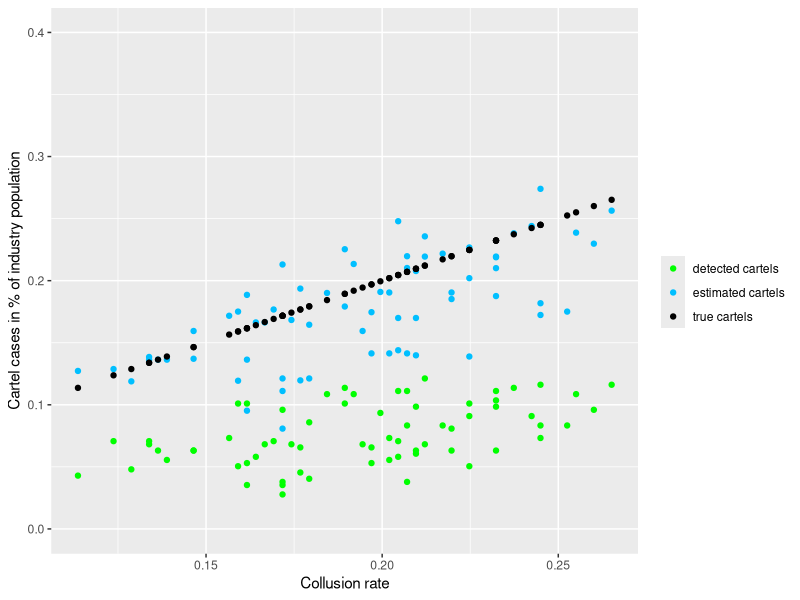
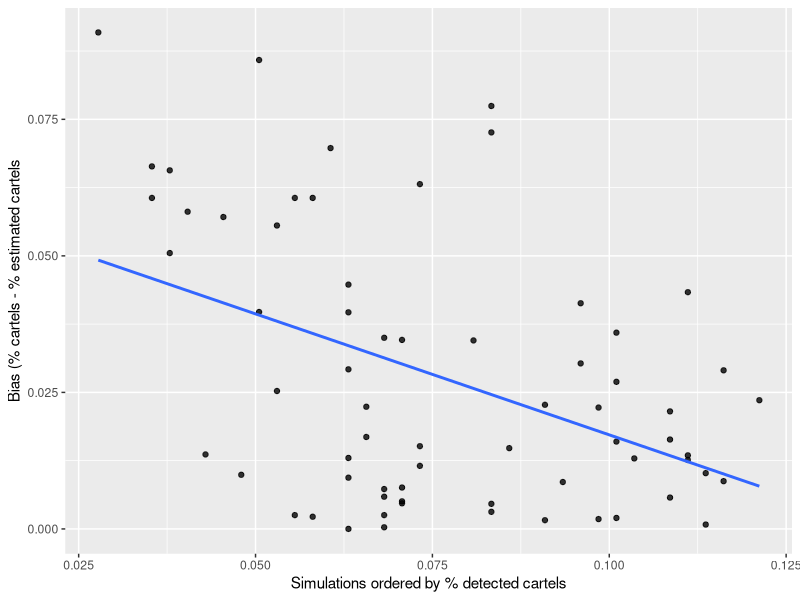

Source code (R) for these figures, in order:
## ---- chunk 1
knitr::opts_chunk$set(echo = TRUE, warning = FALSE, tidy=TRUE, tidy.opts = list(width.cutoff=80))
## ---- chunk 2
rm(list = ls())
## ---- chunk 3
library(psych)
library(dplyr)
library(ggplot2)
library(kableExtra)
## ---- chunk 4
# Set random seed
#op <- options(digits.secs = 6)
#sim_seed <- as.numeric(Sys.time())
#set.seed(sim_seed)

# Seed used for graphs and tables to get reproducible code
sim_seed <- 1673465635 # seed for enforcement 
set.seed(sim_seed)
## ---- chunk 5
n <- 99 # number of industries
periods_in <- 4
share_no_z_in <- 0.5 # share of time periods without policy shock
nf <- 2:10 # number of firms in industry
n_firms_in <- rep(nf, n/length(nf))
sigma1_in <- seq(0.1, 0.4, 0.1)
sigma2_in <- seq(0.3, 0.7, 0.1)
sigma_re_in <- seq(0.4, 0.9, 0.1)
n_sim <- length(periods_in) * length(share_no_z_in) * length(sigma1_in) * length(sigma2_in) * length(sigma_re_in)
input <- tibble(
  input_id = 1:n_sim,
  seed = sim_seed,
  periods = rep(periods_in, each=n_sim/length(periods_in)),
  share_no_z = rep(share_no_z_in, times=length(periods_in), each=n_sim/(length(periods_in)*length(share_no_z_in))),
  sigma1 = rep(sigma1_in, times=length(periods_in)*length(share_no_z_in), each=n_sim/(length(periods_in)*length(share_no_z_in)*length(sigma1_in))),
  sigma2 = rep(sigma2_in, times=length(periods_in)*length(share_no_z_in)*length(sigma1_in), each=n_sim/(length(periods_in)*length(share_no_z_in)*length(sigma1_in)*length(sigma2_in))),
  sigma_re = rep(sigma_re_in, times=length(periods_in)*length(share_no_z_in)*length(sigma1_in)*length(sigma2_in), each=n_sim/(length(periods_in)*length(share_no_z_in)*length(sigma1_in)*length(sigma2_in)*length(sigma_re_in))),
)
## ---- chunk 6
# delete if not sigma1 < sigma2 < sigma_re
input <- filter(input, (sigma1 < sigma2) & (sigma2 < sigma_re))
output <- input %>%
  mutate(D = 0,
         C = 0,
         ARE = 0,
         LARE = 0,
         E_D1D2Z = 0,
         E_D1D2 = 0,
         C_hat1 = 0,
         C_hat = 0,
         compliers = 0)
## ---- chunk 7
build_panel <- function(ip, n) {
  ind_id <- 1:n
  t_in <- 1:ip$periods
  periods_no_z <- round(ip$periods * ip$share_no_z, 0)
  periods_z <- ip$periods - periods_no_z
  Z_in <- c(rep(0, periods_no_z), rep(1, periods_z))
  c_value_in <- runif(n) 
  d_value_in = runif(n*ip$periods)
  
  df <- tibble(
    input_id = ip$input_id,
    t = rep(t_in, each=n),
    ind_id = rep(ind_id, length(t_in)),
    n_firms = rep(n_firms_in, length(t_in)),
    Z = rep(Z_in, each=n),
    prob_c = 1/n_firms,
    prob_c_rep = 1/(2*n_firms),
    c_value = rep(c_value_in, length(t_in)),
    prob_d = ifelse(Z==0, ip$sigma1, ip$sigma2),
    prob_d_rep = ip$sigma_re,
    d_value = d_value_in,
    C = ifelse(t==1, as.numeric(c_value <= prob_c), 0),
    D1 = 0,
    D2 = C * ifelse(t==1, as.numeric(d_value <= prob_d), 0)
  )
  df <- arrange(df, ind_id, t)
}
simulate_detection <- function(df) {
  for (j in 1:length(df$t)){
    if (df$t[j] > 1) {
      df$D1[j] <- ifelse(df$D2[j-1]==1, 1, 0)  # 1 for detected yesterday. 
      df$C[j] <- ifelse(df$D1[j]==1, as.numeric(df$c_value[j] <= df$prob_c_rep[j]), as.numeric(df$c_value[j] <= df$prob_c[j])) 
      df$D2[j] <- df$C[j] * ifelse(df$D1[j]==1, as.numeric(df$d_value[j] <= df$prob_d_rep[j]), as.numeric(df$d_value[j] <= df$prob_d[j])) 
    }
  }
  return(df)
}
add_complier <- function(df) {
df <- df %>%
    group_by(ind_id) %>%
  mutate(complier1 = as.numeric((lead(D2==1) & (Z==0)))) %>%
  mutate(complier1 = ifelse(is.na(complier1), 0, complier1)) %>%
  mutate(complier2 = as.numeric(lead(complier1==1))) %>%
  mutate(complier2 = ifelse(is.na(complier2), 0, complier2)) %>%
  mutate(complier3 = ifelse((complier1 + complier2) > 0,1,0)) %>%
  mutate(complier = max(complier3)) %>%
  mutate(D1D2 = D1*D2)
}

## ---- chunk 8
estimate_output <- function(df, ip) {
  df_comp = df[df$complier==1,]
  op <- ip %>%
    mutate(D = mean(df$D2),
           C = mean(df$C),
           ARE = mean(df$D2 - df$D1D2),
           LARE = mean(df_comp$D2 - df_comp$D1D2),
           E_D1D2Z = mean(df$D1D2Z),
           E_D1D2 = mean(df$D1D2),
           C_hat1 = ARE/LARE,
           C_hat = ifelse(D>C_hat1, D, C_hat1),
           compliers = mean(df$complier))
  op
}
## ---- chunk 9
for (i in 1:length(input$seed)) {
   ip <- input[i,]
  pd <- build_panel(ip, n)
  pd <- simulate_detection(pd)
  pd <- add_complier(pd)
  op <- estimate_output(pd, ip)
  output[i,] <- op
}
## ---- chunk 10
output <- output %>% 
  replace(is.na(.), 0) %>%
  mutate(bias = abs(C-C_hat)) %>%
  arrange(C, D)
## ---- chunk 11
ggplot(output, aes(x=C, y=C_hat)) +
  geom_point(aes(x=C, y=output$C_hat, colour="estimated cartels"), alpha=1, size=1.5) +
  geom_point(aes(x=C, y=output$C, colour="true cartels"), alpha=1, size=1.5) +
  geom_point(aes(x=C, y=output$D, colour="detected cartels"), alpha=1, size=1.5) +
  scale_color_manual(name = "", values = c("green", "deepskyblue", "black")) +
  ylim(0, 0.4) +
  ylab("Cartel cases in % of industry population") +
  xlab("Collusion rate")
## ---- chunk 12
ggplot(output, aes(x=D, y=bias)) +
  geom_point(alpha=0.8, size=1.5) +
  geom_smooth(method = lm, se=FALSE) +
  ylab("Bias (% cartels - % estimated cartels") +
  xlab("Simulations ordered by % detected cartels")
## ---- chunk 13
df1 <- output %>% 
  select(sigma1, sigma2, sigma_re, D, C, C_hat, bias) %>%
  arrange(sigma1, sigma2, sigma_re)
df <- round(df1, 3)
k <- kbl(df, "latex", booktabs = T, linesep = "")
## ---- chunk 14
pd1 <- pd %>%
  select(ind_id, t, Z, C, D2, D1, complier) %>%
  filter(ind_id==1)
k <- kbl(pd1, "latex", booktabs = T, linesep = "")
